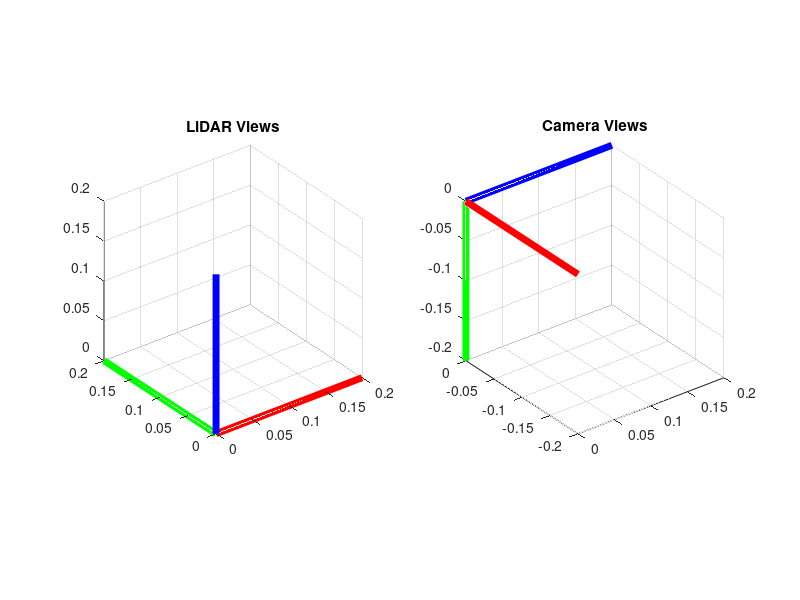

Write the MATLAB code that produced this figure.
clear all;
clc;
files_lidar = dir('../right/plane/lidar/*.csv')
files_camera = dir('../right/plane/camera/*.csv')

side_len = 0.608;
objectPts_W = [0, 0, 0, 1; 
               0, side_len, 0, 1; 
               side_len, side_len, 0, 1;
               side_len, 0, 0, 1]';
fx = 6.4372590342756985e+02;
fy = 6.4372590342756985e+02;
cx = 3.9534097290039062e+02;
cy = 3.0199901199340820e+02;
K = [fx, 0, cx; 0, fy, cy; 0, 0, 1];
C1_T_C = [0  0 1 0; 
         -1  0 0 0; 
          0 -1 0 0; 
          0  0 0 1]; 
n = length(files_lidar);
%n = 5;
figure('Name', 'Right Plane Views')
for i = 1:n
  csv_lidar = load((strcat('../right/plane/lidar/', files_lidar(i).name)));
%{
  csv_lidar = removeOutliers(csv_lidar, 
                             side_len, 
                             side_len);
%}                             
  xP = csv_lidar(:, 1);
  yP = csv_lidar(:, 2);
  zP = csv_lidar(:, 3);
%  %{
  subplot(121);
  color_no = (i-1)/length(files_lidar);
  plot3(xP, yP, zP, '.', 'MarkerSize', 10);
  hold on;
  csv_camera = load((strcat('../right/plane/camera/', files_camera(i).name)));
  R_t = csv_camera;
  R_t = [R_t; 0 0 0 1];
  C1_T_W = C1_T_C*R_t;
  objectPts_C1 = C1_T_W*objectPts_W;
  objectPts_C1 = objectPts_C1';
  objectPts_C1 = [objectPts_C1; objectPts_C1(1, :)];
  xC = objectPts_C1(:, 1);
  yC = objectPts_C1(:, 2);
  zC = objectPts_C1(:, 3);
  subplot(122);
  plot3(xC, yC, zC, '-','LineWidth',2,...
    'MarkerSize',10,...
    'MarkerEdgeColor',[color_no, color_no, color_no]);
  hold on
%  %}
end 
%%{
origin = [0, 0, 0];

subplot(121);
x =[0.2, 0, 0];
y =[0, 0.2, 0];
z =[0, 0, 0.2];
axis_pts_x = [origin; x];
axis_pts_y = [origin; y];
axis_pts_z = [origin; z];
plot3(axis_pts_x(:, 1), axis_pts_x(:, 2), axis_pts_x(:, 3), 'LineWidth', 5, 'r');
hold on;
plot3(axis_pts_y(:, 1), axis_pts_y(:, 2), axis_pts_y(:, 3), 'LineWidth', 5, 'g');
hold on;
plot3(axis_pts_z(:, 1), axis_pts_z(:, 2), axis_pts_z(:, 3), 'LineWidth', 5, 'b');
hold off;
grid;
axis equal;
title('LiDAR Views');
 
subplot(122);
x =[0.2, 0, 0];
y =[0, -0.2, 0];
z =[0, 0, -0.2];
axis_pts_x = [origin; x];
axis_pts_y = [origin; y];
axis_pts_z = [origin; z];
plot3(axis_pts_x(:, 1), axis_pts_x(:, 2), axis_pts_x(:, 3), 'LineWidth', 5, 'b');
hold on;
plot3(axis_pts_y(:, 1), axis_pts_y(:, 2), axis_pts_y(:, 3), 'LineWidth', 5, 'r');
hold on;
plot3(axis_pts_z(:, 1), axis_pts_z(:, 2), axis_pts_z(:, 3), 'LineWidth', 5, 'g');
hold off;
grid;
axis equal;
title('Camera Views');
%%}